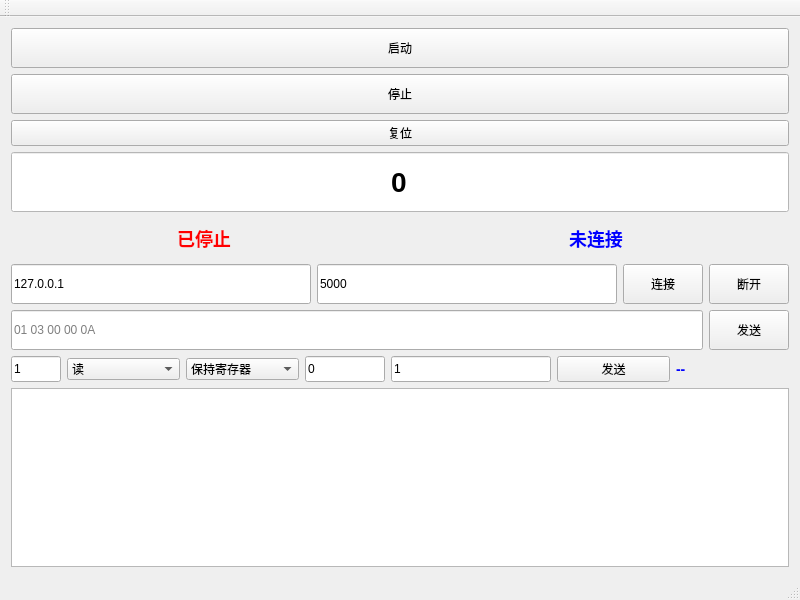
<?xml version="1.0" encoding="UTF-8"?>
<ui version="4.0">
 <class>hmiClass</class>
 <widget class="QMainWindow" name="hmiClass">
  <property name="geometry">
   <rect>
    <x>0</x>
    <y>0</y>
    <width>800</width>
    <height>600</height>
   </rect>
  </property>
  <property name="windowTitle">
   <string>HMI 学习项目 - 阶段 2</string>
  </property>
  <widget class="QWidget" name="centralWidget">
   <layout class="QVBoxLayout" name="centralLayout">
    <item>
     <widget class="QPushButton" name="startButton">
      <property name="minimumSize">
       <size><width>120</width><height>40</height></size>
      </property>
      <property name="text"><string>启动</string></property>
     </widget>
    </item>
    <item>
     <widget class="QPushButton" name="stopButton">
      <property name="minimumSize">
       <size><width>120</width><height>40</height></size>
      </property>
      <property name="text"><string>停止</string></property>
     </widget>
    </item>
    <item>
     <widget class="QPushButton" name="resetButton">
      <property name="enabled"><bool>true</bool></property>
      <property name="text"><string>复位</string></property>
     </widget>
    </item>
    <item>
     <widget class="QLineEdit" name="numberLineEdit">
      <property name="minimumSize">
       <size><width>200</width><height>60</height></size>
      </property>
      <property name="readOnly"><bool>true</bool></property>
      <property name="text"><string>0</string></property>
      <property name="alignment">
       <set>Qt::AlignmentFlag::AlignCenter</set>
      </property>
      <property name="styleSheet">
       <string>font-size: 28px; font-weight: bold; color: black; background-color: white;</string>
      </property>
     </widget>
    </item>
    <item>
     <layout class="QHBoxLayout" name="stateConnLayout">
      <item>
       <widget class="QLabel" name="stateLabel">
        <property name="minimumSize">
         <size><width>150</width><height>40</height></size>
        </property>
        <property name="styleSheet">
         <string>color: red; font-size: 18px; font-weight: bold;</string>
        </property>
        <property name="text"><string>已停止</string></property>
        <property name="alignment">
         <set>Qt::AlignmentFlag::AlignCenter</set>
        </property>
       </widget>
      </item>
      <item>
       <widget class="QLabel" name="connLabel">
        <property name="minimumSize">
         <size><width>200</width><height>40</height></size>
        </property>
        <property name="styleSheet">
         <string>color: blue; font-size: 18px; font-weight: bold;</string>
        </property>
        <property name="text"><string>未连接</string></property>
        <property name="alignment">
         <set>Qt::AlignmentFlag::AlignCenter</set>
        </property>
       </widget>
      </item>
     </layout>
    </item>
    <item>
     <layout class="QHBoxLayout" name="tcpConnLayout">
      <item>
       <widget class="QLineEdit" name="ipEdit">
        <property name="text"><string>127.0.0.1</string></property>
        <property name="minimumSize">
         <size><width>120</width><height>40</height></size>
        </property>
       </widget>
      </item>
      <item>
       <widget class="QLineEdit" name="portEdit">
        <property name="text"><string>5000</string></property>
        <property name="minimumSize">
         <size><width>80</width><height>40</height></size>
        </property>
       </widget>
      </item>
      <item>
       <widget class="QPushButton" name="connectBtn">
        <property name="minimumSize">
         <size><width>80</width><height>40</height></size>
        </property>
        <property name="text"><string>连接</string></property>
       </widget>
      </item>
      <item>
       <widget class="QPushButton" name="disconnectBtn">
        <property name="minimumSize">
         <size><width>80</width><height>40</height></size>
        </property>
        <property name="text"><string>断开</string></property>
       </widget>
      </item>
     </layout>
    </item>
    <item>
     <layout class="QHBoxLayout" name="tcpSendLayout">
      <item>
       <widget class="QLineEdit" name="sendEdit">
        <property name="placeholderText"><string>01 03 00 00 0A</string></property>
        <property name="minimumSize">
         <size><width>200</width><height>40</height></size>
        </property>
       </widget>
      </item>
      <item>
       <widget class="QPushButton" name="sendBtn">
        <property name="minimumSize">
         <size><width>80</width><height>40</height></size>
        </property>
        <property name="text"><string>发送</string></property>
       </widget>
      </item>
     </layout>
    </item>
    <item>
     <!-- 2026-07-07 重设计:阶段 2 第 4 练 — 通用 Modbus 发送面板 -->
     <layout class="QHBoxLayout" name="modbusLayout">
      <item>
       <widget class="QLineEdit" name="modbusSlaveEdit">
        <property name="text"><string>1</string></property>
        <property name="placeholderText"><string>从机</string></property>
        <property name="maximumSize">
         <size><width>50</width><height>40</height></size>
        </property>
       </widget>
      </item>
      <item>
       <widget class="QComboBox" name="modbusRwCombo">
        <item><property name="text"><string>读</string></property></item>
        <item><property name="text"><string>写</string></property></item>
       </widget>
      </item>
      <item>
       <widget class="QComboBox" name="modbusTypeCombo">
        <item><property name="text"><string>保持寄存器</string></property></item>
        <item><property name="text"><string>输入寄存器</string></property></item>
        <item><property name="text"><string>线圈</string></property></item>
        <item><property name="text"><string>离散输入</string></property></item>
       </widget>
      </item>
      <item>
       <widget class="QLineEdit" name="modbusAddrEdit">
        <property name="text"><string>0</string></property>
        <property name="placeholderText"><string>地址</string></property>
        <property name="maximumSize">
         <size><width>80</width><height>40</height></size>
        </property>
       </widget>
      </item>
      <item>
       <widget class="QLineEdit" name="modbusDataEdit">
        <property name="text"><string>1</string></property>
        <property name="placeholderText"><string>读:数量 / 写:1,2,3(逗号分隔,0x 前缀)</string></property>
        <property name="maximumSize">
         <size><width>160</width><height>40</height></size>
        </property>
        <property name="maxLength"><uint>64</uint></property>
       </widget>
      </item>
      <item>
       <widget class="QPushButton" name="modbusSendBtn">
        <property name="text"><string>发送</string></property>
       </widget>
      </item>
      <item>
       <widget class="QLabel" name="modbusResultLabel">
        <property name="text"><string>--</string></property>
        <property name="styleSheet">
         <string>color: blue; font-size: 14px; font-weight: bold;</string>
        </property>
       </widget>
      </item>
     </layout>
    </item>
    <item>
     <widget class="QTextEdit" name="recvText">
      <property name="readOnly"><bool>true</bool></property>
      <property name="minimumSize">
       <size><width>0</width><height>150</height></size>
      </property>
     </widget>
    </item>
   </layout>
  </widget>
  <widget class="QMenuBar" name="menuBar">
   <property name="geometry">
    <rect>
     <x>0</x><y>0</y><width>600</width><height>20</height>
    </rect>
   </property>
  </widget>
  <widget class="QToolBar" name="mainToolBar">
   <attribute name="toolBarArea">
    <enum>TopToolBarArea</enum>
   </attribute>
   <attribute name="toolBarBreak">
    <bool>false</bool>
   </attribute>
  </widget>
  <widget class="QStatusBar" name="statusBar"/>
 </widget>
 <layoutdefault spacing="6" margin="11"/>
 <resources>
  <include location="hmi.qrc"/>
 </resources>
 <connections/>
</ui>
